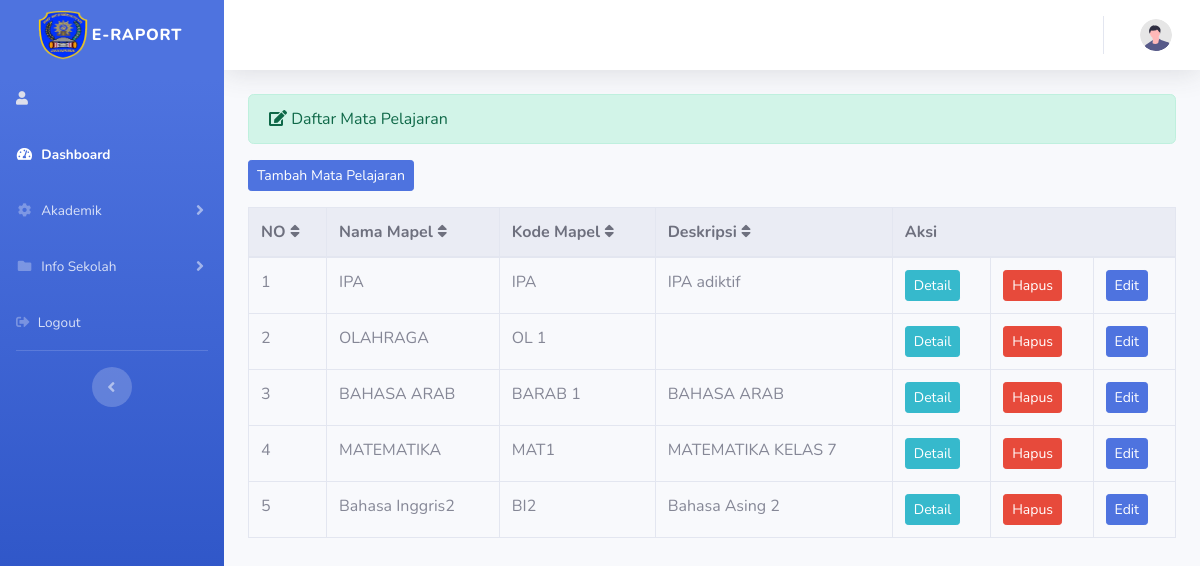
The page /index.php/administrator/mapel on the database its author committed.
### tables this page shows
CREATE TABLE `mapel` (
  `id_mapel` int(50) NOT NULL,
  `nama_mapel` varchar(100) NOT NULL,
  `kode_mapel` varchar(15) NOT NULL,
  `deskripsi` varchar(100) NOT NULL
);

### application/controllers/administrator/mapel.php (called while the page is built, shortened)
<?php
class Mapel extends CI_Controller {
    public function __construct() {
        $this->load->model('Mapel_model');
        $this->load->library('form_validation');
    }
    public function index() {
        $data['mapel'] = $this->Mapel_model->tampil_data('mapel');
        $this->load->view('templates_administrator/header');
        $this->load->view('templates_administrator/sidebar');
        $this->load->view('administrator/mapel', $data);
        $this->load->view('templates_administrator/footer');
    }
}
?>

### index.php (called while the page is built, shortened)
<?php
require_once BASEPATH.'core/CodeIgniter.php';

### application/models/mapel_model.php (called while the page is built, shortened)
<?php
class Mapel_model extends CI_Model {
    public function tampil_data() {
        return $this->db->get('mapel')->result();
    }
}
?>

### application/views/administrator/mapel.php (the view, shortened to what this page needs)
<div class="container-fluid">
    <div class="alert alert-success" role="alert">
        <i class="fas fa-edit"></i> Daftar Mata Pelajaran
    </div>
    <?php echo anchor('administrator/mapel/tambah_mapel', '<button class="btn btn-sm btn-primary mb-3">Tambah Mata Pelajaran</button>') ?>
    <table id="mapel_table" class="table table-bordered table-hover">
        <thead class="thead-light">
            <tr>
                <th class="sort" data-sort="no">NO <span class="sort-icon"><i class="fas fa-sort"></i></span></th>
                <th class="sort" data-sort="nama_mapel">Nama Mapel <span class="sort-icon"><i class="fas fa-sort"></i></span></th>
                <th class="sort" data-sort="kode_mapel">Kode Mapel <span class="sort-icon"><i class="fas fa-sort"></i></span></th>
                <th class="sort" data-sort="deskripsi">Deskripsi <span class="sort-icon"><i class="fas fa-sort"></i></span></th>
                <th colspan="3">Aksi</th>
            </tr>
        </thead>
        <tbody class="list">
            <?php if (!empty($mapel)) : ?>
                <?php $no = 1; foreach($mapel as $mp) : ?>
                <tr>
                    <td><?php echo $no++ ?></td>
                    <td><?php echo $mp->nama_mapel ?></td>
                    <td><?php echo $mp->kode_mapel ?></td>
                    <td><?php echo $mp->deskripsi ?></td>
                    <td>
                        <a href="<?php echo base_url('administrator/mapel/detail/'.$mp->id_mapel); ?>" class="btn btn-sm btn-info">Detail</a>
                    </td>
                    <td>
                        <a href="<?php echo base_url('administrator/mapel/delete/'.$mp->id_mapel); ?>" class="btn btn-sm btn-danger">Hapus</a>
                    </td>
                    <td>
                        <a href="<?php echo base_url('administrator/mapel/update/'.$mp->id_mapel); ?>" class="btn btn-sm btn-primary">Edit</a>
                    </td>
                </tr>
                <?php endforeach; ?>
            <?php else : ?>
                <tr>
                    <td colspan="8">Belum ada data mata pelajaran</td>
                </tr>
            <?php endif; ?>
        </tbody>
    </table>
</div>

### rows shown on the page
mapel: nama_mapel "IPA", kode_mapel "IPA", deskripsi "IPA adiktif"
mapel: nama_mapel "OLAHRAGA", kode_mapel "OL 1"
mapel: nama_mapel "BAHASA ARAB", kode_mapel "BARAB 1", deskripsi "BAHASA ARAB"
mapel: nama_mapel "MATEMATIKA", kode_mapel "MAT1", deskripsi "MATEMATIKA KELAS 7"
mapel: nama_mapel "Bahasa Inggris2", kode_mapel "BI2", deskripsi "Bahasa Asing 2"
